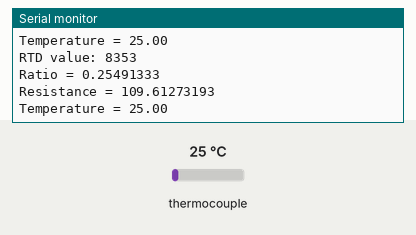
A sketch run on a simulated Arduino Uno, built with avr-gcc and run on an emulated ATmega328P. Parts: the last lines printed to the serial monitor. Inputs (shaded band) come from the test bench; at power-on: thermocouple 25 °C.

Above: at 1.2 s.
1.3 s: thermocouple set to 6 °C
At 2.5 s:
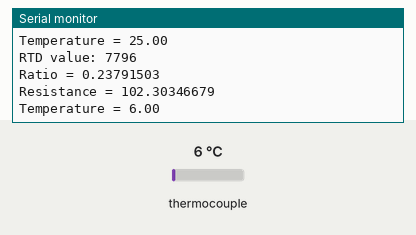
2.8 s: thermocouple set to 75 °C
At 3.5 s:
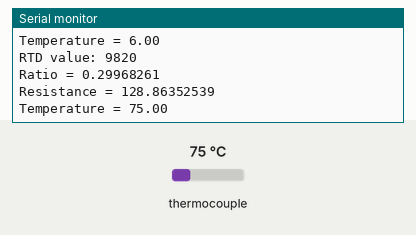
Timing chart, 0 to 5.8 s (numbered marks = the images above; inputs shaded):
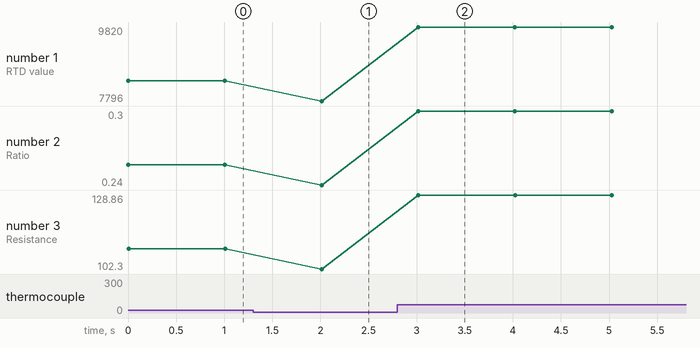

Measured:
- after the input at 1.3 s, the serial monitor: prints a new line after 0.71 s (image 1)
- after the input at 2.8 s, the serial monitor: prints a new line after 0.22 s (image 2)
- plotted number 1: 8353 → 7796 after the input at 1.3 s, 7796 → 9820 after the input at 2.8 s
- plotted number 2: 0.25 → 0.24 after the input at 1.3 s, 0.24 → 0.3 after the input at 2.8 s
- plotted number 3: 109.61 → 102.3 after the input at 1.3 s, 102.3 → 128.86 after the input at 2.8 s

The sketch:

max31865.ino
```cpp
#include <Adafruit_MAX31865.h>

// Use software SPI: CS, DI, DO, CLK
Adafruit_MAX31865 thermo = Adafruit_MAX31865(5, 23, 19, 18);
// use hardware SPI, just pass in the CS pin
//Adafruit_MAX31865 thermo = Adafruit_MAX31865(10);

// The value of the Rref resistor. Use 430.0 for PT100 and 4300.0 for PT1000
#define RREF      430.0
// The 'nominal' 0-degrees-C resistance of the sensor
// 100.0 for PT100, 1000.0 for PT1000
#define RNOMINAL  100.0

void setup() {
  Serial.begin(115200);
  Serial.println("Adafruit MAX31865 PT100 Sensor Test!");

  thermo.begin(MAX31865_3WIRE);  // set to 2WIRE or 4WIRE as necessary
}

void loop() {
  uint16_t rtd = thermo.readRTD();
  Serial.print("RTD value: "); Serial.println(rtd);
  float ratio = rtd;
  ratio /= 32768;
  Serial.print("Ratio = "); Serial.println(ratio, 8);
  Serial.print("Resistance = "); Serial.println(RREF * ratio, 8);
  Serial.print("Temperature = "); Serial.println(thermo.temperature(RNOMINAL, RREF));

  // Check and print any faults
  uint8_t fault = thermo.readFault();
  if (fault) {
    Serial.print("Fault 0x"); Serial.println(fault, HEX);
    if (fault & MAX31865_FAULT_HIGHTHRESH) {
      Serial.println("RTD High Threshold");
    }
    if (fault & MAX31865_FAULT_LOWTHRESH) {
      Serial.println("RTD Low Threshold");
    }
    if (fault & MAX31865_FAULT_REFINLOW) {
      Serial.println("REFIN- > 0.85 x Bias");
    }
    if (fault & MAX31865_FAULT_REFINHIGH) {
      Serial.println("REFIN- < 0.85 x Bias - FORCE- open");
    }
    if (fault & MAX31865_FAULT_RTDINLOW) {
      Serial.println("RTDIN- < 0.85 x Bias - FORCE- open");
    }
    if (fault & MAX31865_FAULT_OVUV) {
      Serial.println("Under/Over voltage");
    }
    thermo.clearFault();
  }
  Serial.println();
  delay(1000);

}
```
